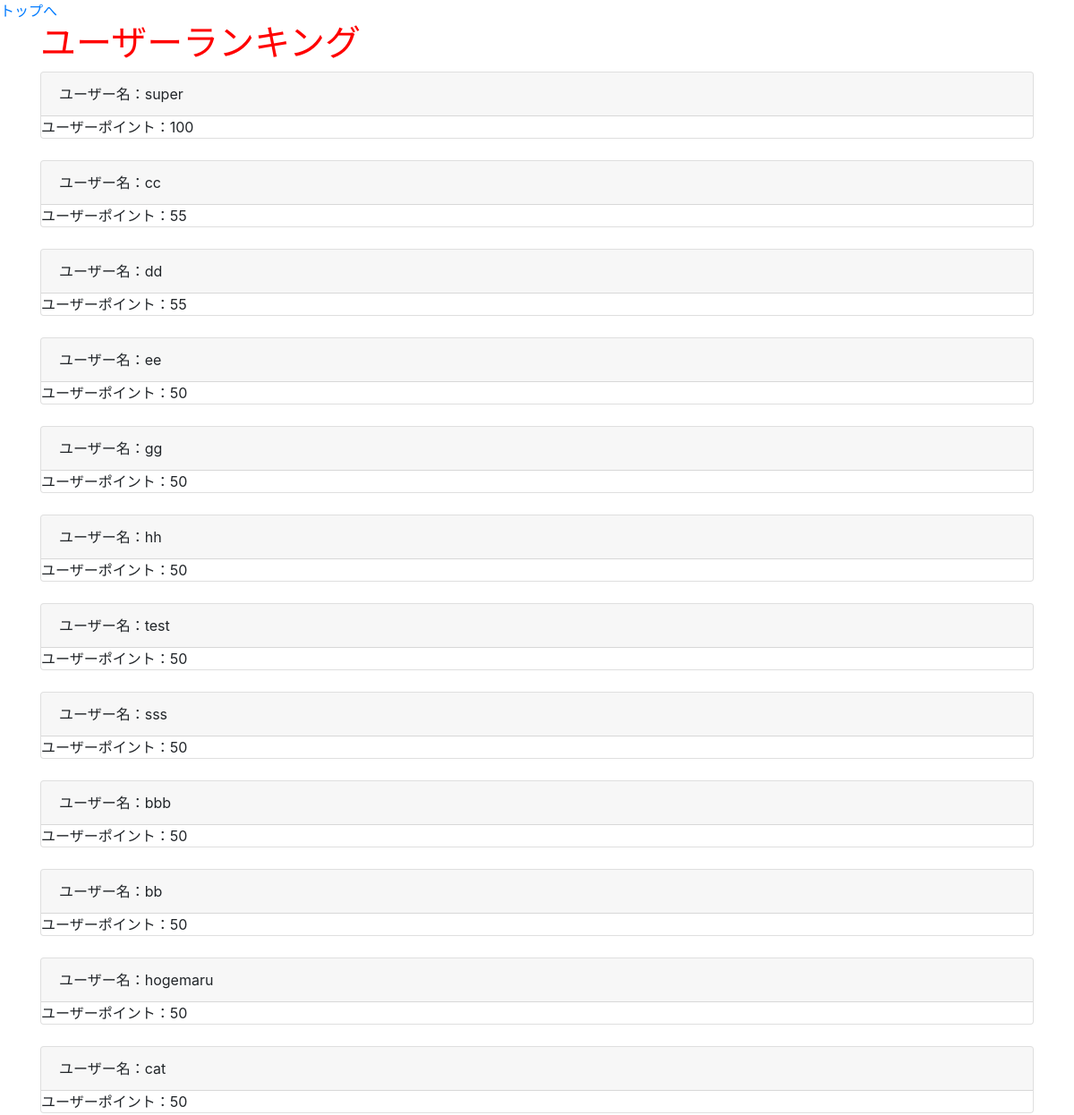
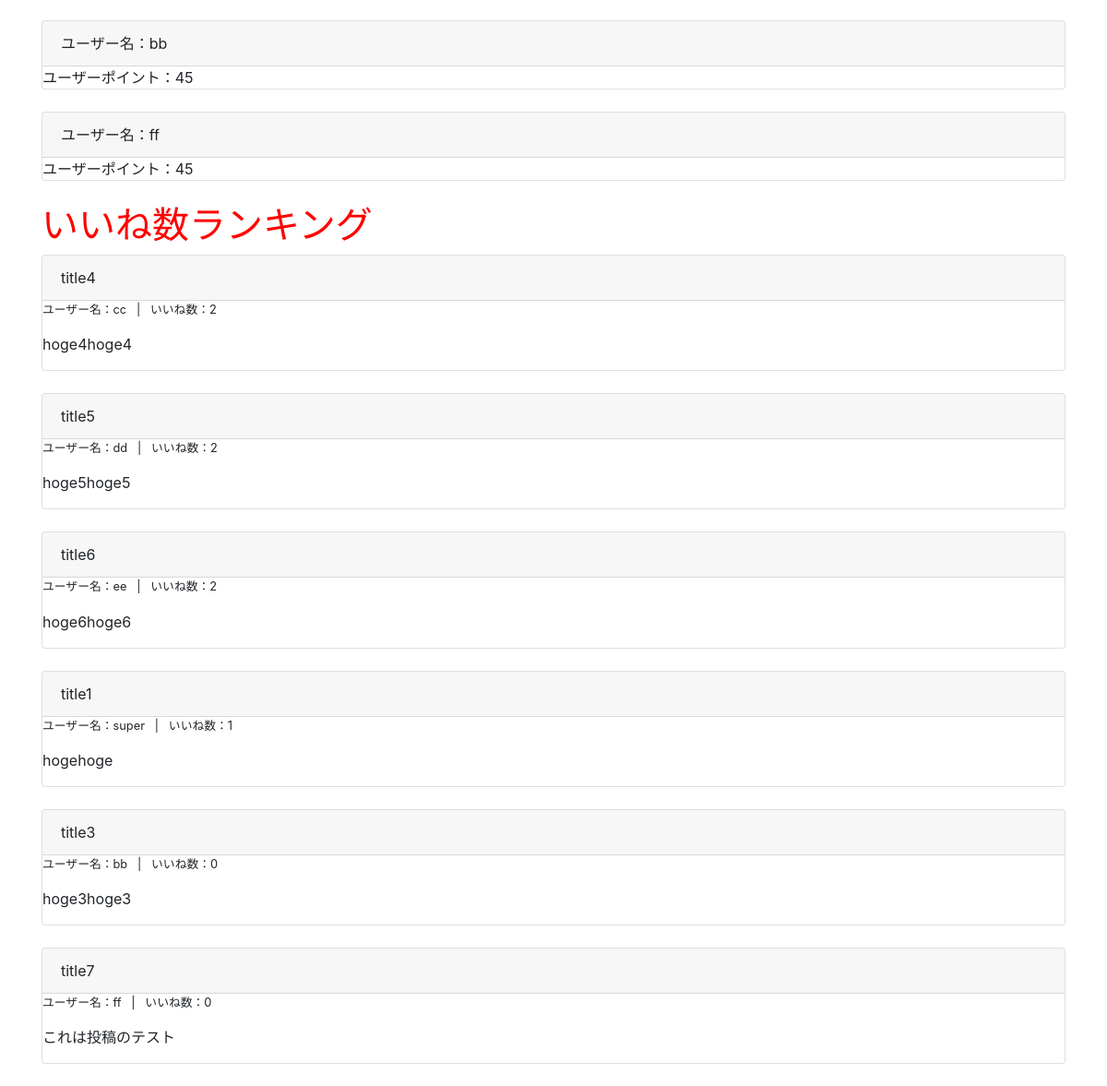
/ranking/, run on an earlier commit of the app's database (2 pictures, top to bottom).
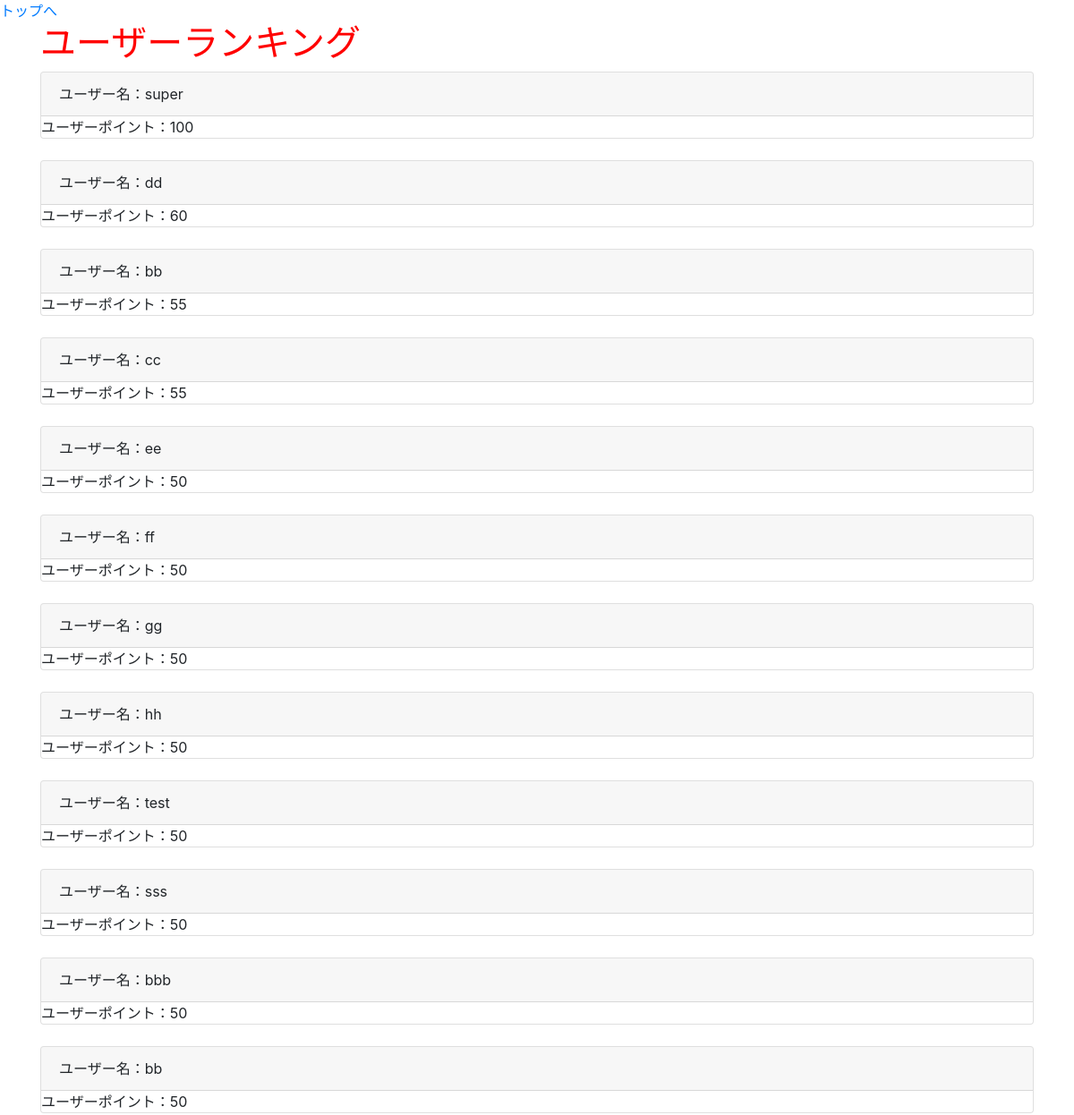
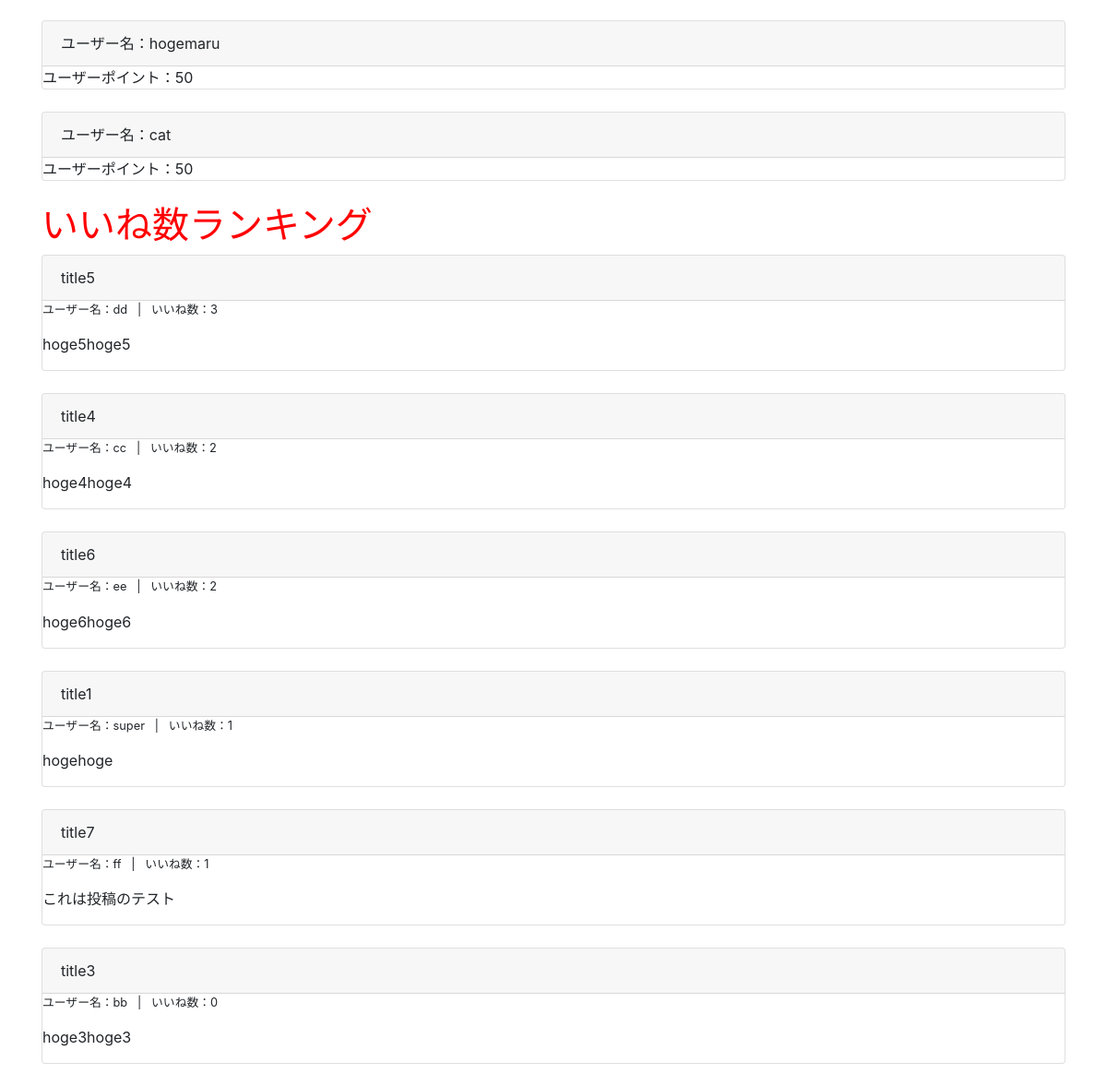
And on a later commit of the database (2 pictures, top to bottom).
### groomings/models.py (models this page shows, shortened)
class User(AbstractBaseUser, PermissionsMixin):
    username = models.CharField(max_length=150)
    email = models.EmailField(max_length=255, unique=True)
    point = models.IntegerField(default=50)
    follow = models.ManyToManyField(
        'self', blank=True, symmetrical=False, related_name="follower"
    )
    is_active = models.BooleanField(default=True)
    is_staff = models.BooleanField(default=False) # 管理画面にログインできるかどうか
    USERNAME_FIELD = 'email' # このテーブルのレコードを一意に識別
    REQUIRED_FIELDS = ['username'] # スーパーユーザー作成時に入力する(emailとパスワードは必須だからそれ以外で)
    objects = UserManager()

class Date(models.Model):
    created_at = models.DateTimeField(default=now)
    class Meta:
        abstract = True

class Post(Date):
    title = models.CharField(max_length=30, null=True, blank=True)
    image = models.FileField(upload_to='post_image/', null=True)
    text = models.TextField(null=True, blank=True)
    user = models.ForeignKey(
        'User', on_delete=models.CASCADE, related_name="user_post"
    )
    favorite = models.ManyToManyField(User, related_name="user_favo_post")
    category = models.CharField(max_length=15, default='カテゴリーなし')
    class Meta:
        db_table = 'post'

### groomings/views.py (the view)
# urls.py: path(r'ranking/', views.ranking, name='ranking'), # ランキング用のページ
def ranking(request):
    users = User.objects.order_by('-point')
    post_orderby_favo = Post.objects.annotate(num_favo=Count('favorite')).order_by('-num_favo')[:10]
    return render(request, 'groomings/ranking.html',context={"users": users,"points":post_orderby_favo}) # , 'id': user_id})

### groomings/templatetags/tag_event.py (called while the page is built)
@register.filter(name="count_favo")
def count_favo(post):
    return post.favorite.all().count()

### groomings/templates/groomings/ranking.html (shortened to what this page needs)
{% extends "groomings/base.html" %}
{% load tag_event %}
{% block content %}
  <h1>ユーザーランキング</h1>
{% for userrank in users %}
    <div class="userrank card">
      <div class="card-header">
        ユーザー名：{{ userrank.username }}
      </div>
      <div class="body">
        ユーザーポイント：{{ userrank.point}}
      </div>
    </div>
    <br>
  {% endfor %}
  <h1>いいね数ランキング</h1>
{% for point in points %}
    <div class="point card">
      <div class="card-header">
        {{ point.title }}
      </div>
      <div class="body">
        <p class="small">ユーザー名：{{ point.user.username }} &nbsp; | &nbsp; いいね数：{{ point | count_favo }}</p>
        <p>{{ point.text }}</p>
      </div>
    </div>
    <br>
  {% endfor %}
{% endblock %}

### groomings/templates/groomings/base.html (shortened to what this page needs)
{% load static %}<!DOCTYPE html>
<html lang="ja">
    <head>
        <link rel="stylesheet" type="text/css" href="{% static 'base.css' %}">
        <link rel="stylesheet" href="https://stackpath.bootstrapcdn.com/bootstrap/4.5.0/css/bootstrap.min.css">
    </head>
    <body>
        <a href="{% url 'groomings:top' %}">トップへ</a>
        <div class="container">
            {% block content %}{% endblock %}
        </div>
    </body>
</html>

### groomings/static/base.css (style rules this page uses)
h1 { color: red; }

What changed in the data, as far as the page shows it:
changed User "dd": point "55" → "60"; moves up the list
changed User (number 3 of 14 on the later page): point "45" → "55"; moves up the list
changed User "ff": point "45" → "50"; moves up the list
shown differently, row unchanged: Post "title5": id "2" → "3"; moves up the list
shown differently, row unchanged: Post "title7": id "0" → "1"; moves up the list
